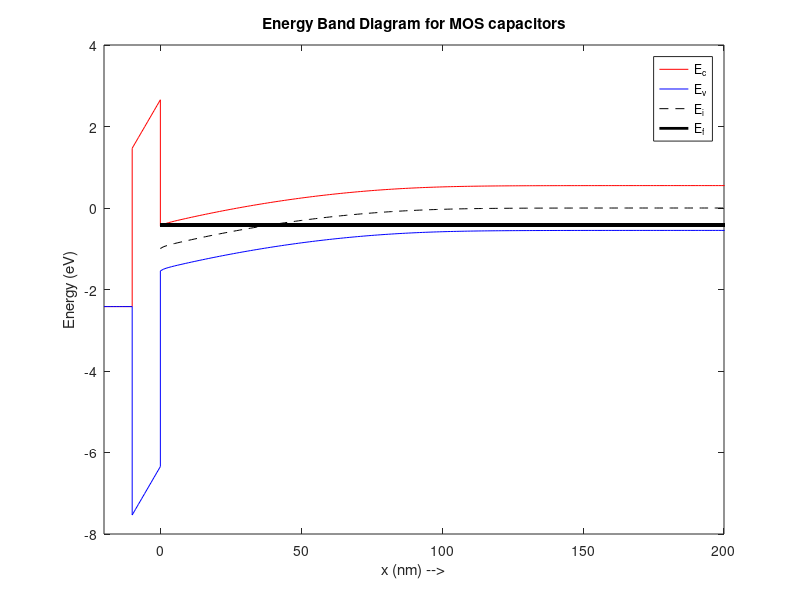
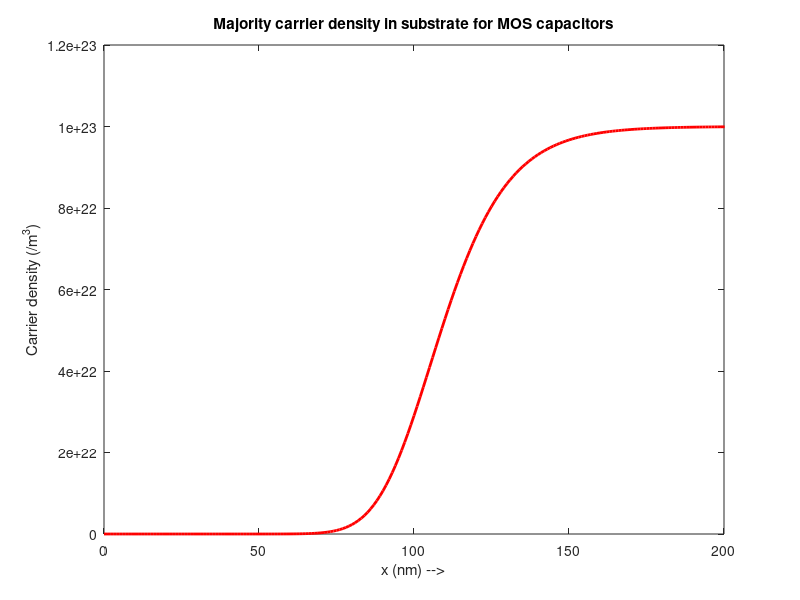
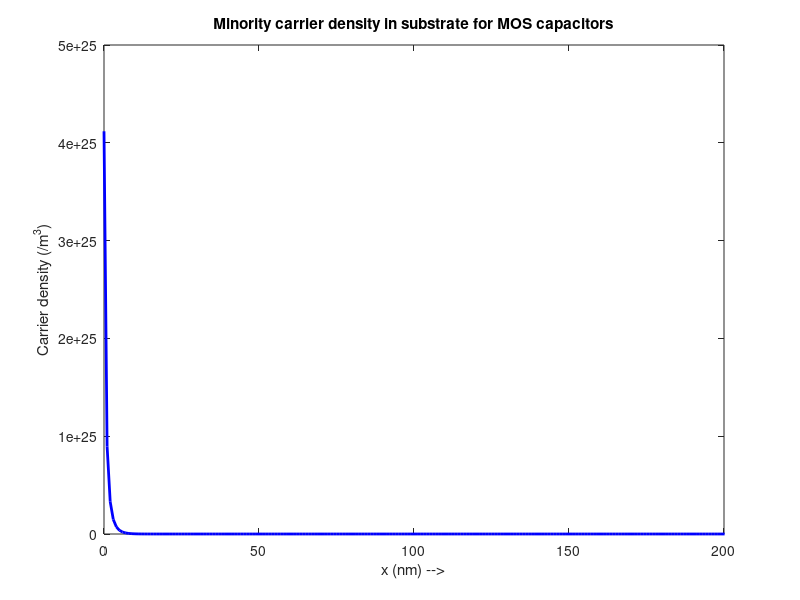

MATLAB code for these plots, in order:
% This Poisson Solver calculates electrostatic parameters and plots the
% Energy Band Diagram based on the following inputs
% a) Metal Workfunction
% b) Oxide Thickness
% c) Substrate doping
% d) psi_s (Surface band bending in the substrate)

clear;
close all;
clc;

% Constants
q = 1.6e-19;
eps_0 = 8.85e-12;
Vt = 26e-3;               %thermal voltage
k = 8.314/(6.023*10^23);
T = 300;
%% Inputs
% Give the inputs here (if default values are not used)

phi_m = 4.1*q;               % Metal_Workfunction in eV 
t_ox = 10e-9;                % Oxide_Thickness in m 
N_sub = -1e17*1e6;           % Substrate_doping in /m^3 
                             %-ve for p-substrate(NMOS), +ve for n-substrate(PMOS)

V_g = 2; 
%psi_s = -0.4085             % Surface_band_bending in V  %Option 2 

%While using option 2 comment out lines 64-71 and remove the comment from
%line 146

%% Parameters

% Substrate Parameters
k_si = 12;                  %realtive permitivitty of silicon substrate
ni = 1e10*1e6;              %Intrinsic carrier density ( /cm^3)    
Eg = 1.1*q;                 %Band gap of silicon
Ea=4.05*q;                  %electron affinity for substrate
L_sub = 1e-6;
eps_si = k_si*eps_0;        %permitivitty of silicon substrate

%calculate mobile carriers (n and p) for substrate
if N_sub< 0 
    psub = abs(N_sub); nsub = ni^2/abs(N_sub);
elseif N_sub>0
    psub = ni^2/N_sub; nsub = N_sub;
else
    psub = ni; nsub = ni;
end

% Oxide parameters
k_ox = 4;
Eg_ox = 9*q;                % band gap of oxide
eps_ox = k_ox*eps_0;        % permitivitty of SiO2
Ec_off = 3.1*q;             % conduction band offset
c_ox=eps_ox/t_ox;

% Metal parameters
t_m = 10e-9;
phi_b = -sign(N_sub)*Vt*log(abs(N_sub)/ni);         %Ei-Ef for semiconductor
phi_sub=(Ea+Eg/2+phi_b*q);                          %work function for substrate
V_fb = (phi_m-phi_sub)/q;                           %flatband voltage
V_th = V_fb -sign(N_sub)*(4*q*eps_si*abs(N_sub)*abs(phi_b))^0.5/c_ox + 2*phi_b;

%%Calculate psi_s from V_g

% psi_init= -(V_g - V_fb)*sign(N_sub);
% pre=(2*eps_si*Vt*q*abs(N_sub))^0.5;
% 
% func = @(psi_s) -V_g + V_fb -(1/c_ox *-sign(V_g-V_fb)*pre*(exp(-psi_s/Vt)+psi_s/Vt-1+(ni^2/(abs(N_sub))^2)*(exp(psi_s/Vt)-psi_s/Vt-1))^0.5) + psi_s;
% x0 = psi_init;
% psi_s = fzero(func,x0);


% Sign of substrate charges in the current mode, since we have signum(psi_s) in formula of charge

if(V_g>=V_fb)
    signq = -1;       %Depletion for NMOS, Accumulation for PMOS
else                  % i.e. (V_g<V_fb)
    signq = +1;       %Accumulation for NMOS, Depletion for PMOS
end

%Same charge sign for depletion and inversion

if sign(N_sub) <= 0
    F = @(s) V_fb-(signq*((2*eps_si*k*T*abs(N_sub))^0.5*((exp(-q*s/(k*T))+q*s/(k*T)-1)+(ni^2/(abs(N_sub))^2)*(exp(+q*s/(k*T))-q*s/(k*T)-1))^0.5)/c_ox)+s-V_g;
    psi_s = fsolve(F,-signq*0.1); % Initial guess, sign taken due to fsolve
    
else                              % sign(N_sub) > 0
    F = @(s) V_fb-(signq*((2*eps_si*k*T*abs(N_sub))^0.5*((ni^2/(abs(N_sub))^2)*(exp(-q*s/(k*T))+q*s/(k*T)-1)+(exp(+q*s/(k*T))-q*s/(k*T)-1))^0.5)/c_ox)+s-V_g;
    psi_s = fsolve(F,-signq*0.1); % Initial guess, sign taken due to fsolve
end


%%

% Solver
dx = 1e-9;             % Meshing size
NRmax = 10;             % Maximum NR iterations
tol = 1e-6;             % Error tolerance in potential


%% Solver
%Mesh
x = 0:dx:L_sub;
N = length(x);

%Newton Raphson Matrices

A = -2*diag(ones(1,N) , 0)+ 1*diag(ones(1,N-1),1)+ 1*diag(ones(1,N-1),-1);
A(1,:) = 0; A(1,1) = 1;
A(N,:) = 0; A(N,N) = 1;

b = zeros(N,1);
b(1) = psi_s; b(N) = 0;

psi = zeros(N,1);               % Option 1 for defining the initial guess
%psi = A\b;                     % Option 2 for defining the initial guess

%Newton Raphson iterations
for i = 1:NRmax
    
    p = psub*exp(-psi/Vt);
    n = nsub*exp(psi/Vt);
    rho = q*(N_sub + p - n);
    b = -rho/eps_si * dx^2;
    b(1) = psi_s; b(N) = 0;
    f = A*psi - b;
    
    % Jacobian Matrix
    delp = -1/Vt * p;
    deln = 1/Vt * n;
    delrho = q*(delp-deln);
    delb = -delrho/eps_si * dx^2;
    delb(1) = 0; delb(N) = 0;
    J = A - diag(delb);
    dV = -J\f;
    
    if max(abs(dV))<tol            % If the change is lower than the tolerance then stop the iterations
        break;
    end
    
    psi = psi+dV;
end


%% Addition of Oxide

E_surface = -(psi(2) - psi(1))/dx;      % Electric field at surface = -d(psi)/dx
E_ox = -sign(N_sub)*E_surface*(eps_si/eps_ox);       % Equal displacement vectors across the interface
x_ox = linspace(-t_ox,0,10);                      % Mesh in oxide region
psi_ox = psi(1) - E_ox*x_ox;
V_ox = E_ox*t_ox;                       % Voltage drop across the oxide

%% Band Diagram

% Here we will take the intrinsic level in the substrate to be reference

% Energy bands in substrate
Ei_band = q*psi*sign(N_sub);
Ec_band = Ei_band + Eg/2;               % Conduction band
Ev_band = Ei_band - Eg/2;               % Valence band
Ef_band = (Ei_band(end)- q*phi_b)*ones(length(Ei_band));       % Fermi level

% Energy bands in Oxide
Ec_ox_band = -q*psi_ox + Ec_off+ Eg/2;
Ev_ox_band = Ec_ox_band - Eg_ox;

%V_g = V_fb + V_ox + psi_s;             % Voltage drop
Em_band = (Ef_band(end) - q*V_g)*ones(size(Ec_ox_band));          % Because q*Vg = Em - Ef
x_m = linspace(-t_ox-t_m,-t_ox,10);               % Meshing in metal layer

figure(1); plot([x_m x_ox x]*1e9 ,[Em_band' ; Ec_ox_band' ; Ec_band]/q , 'r',[x_m x_ox x]*1e9 , [Em_band'; Ev_ox_band'; Ev_band]/q ,'b',x*1e9,Ei_band/q,'k--',x*1e9,Ef_band/q,'k','LineWidth' , 2);
axes.LineWidth = 1; Axes.FontSize = 18; axes.FontWeight = 'bold'; axes.Box = 'on';
xlim([-20,200])
xlabel('x (nm) -->'); ylabel('Energy (eV)');
leg = legend('E_c','E_v','E_i','E_f');
title("Energy Band Diagram for MOS capacitors")

%% Plot of carrier density

if N_sub < 0
    maj = p;        % Majority carriers
    min = n;        % Minority carriers
else
    maj = n;        % Majority carriers
    min = p;        % Minority carriers
end

figure(2); plot(x*1e9 , maj , 'r','LineWidth' , 2);
xlim([0,200])
axes.LineWidth = 1; Axes.FontSize = 18; axes.FontWeight = 'bold'; axes.Box = 'on';
xlabel('x (nm) -->'); ylabel('Carrier density (/m^3)');
title("Majority carrier density in substrate for MOS capacitors")

figure(3); plot(x*1e9 , min , 'b','LineWidth' , 2);
xlim([0,200])
axes.LineWidth = 1; Axes.FontSize = 18; axes.FontWeight = 'bold'; axes.Box = 'on';
xlabel('x (nm) -->'); ylabel('Carrier density (/m^3)');
title("Minority carrier density in substrate for MOS capacitors")




    




    